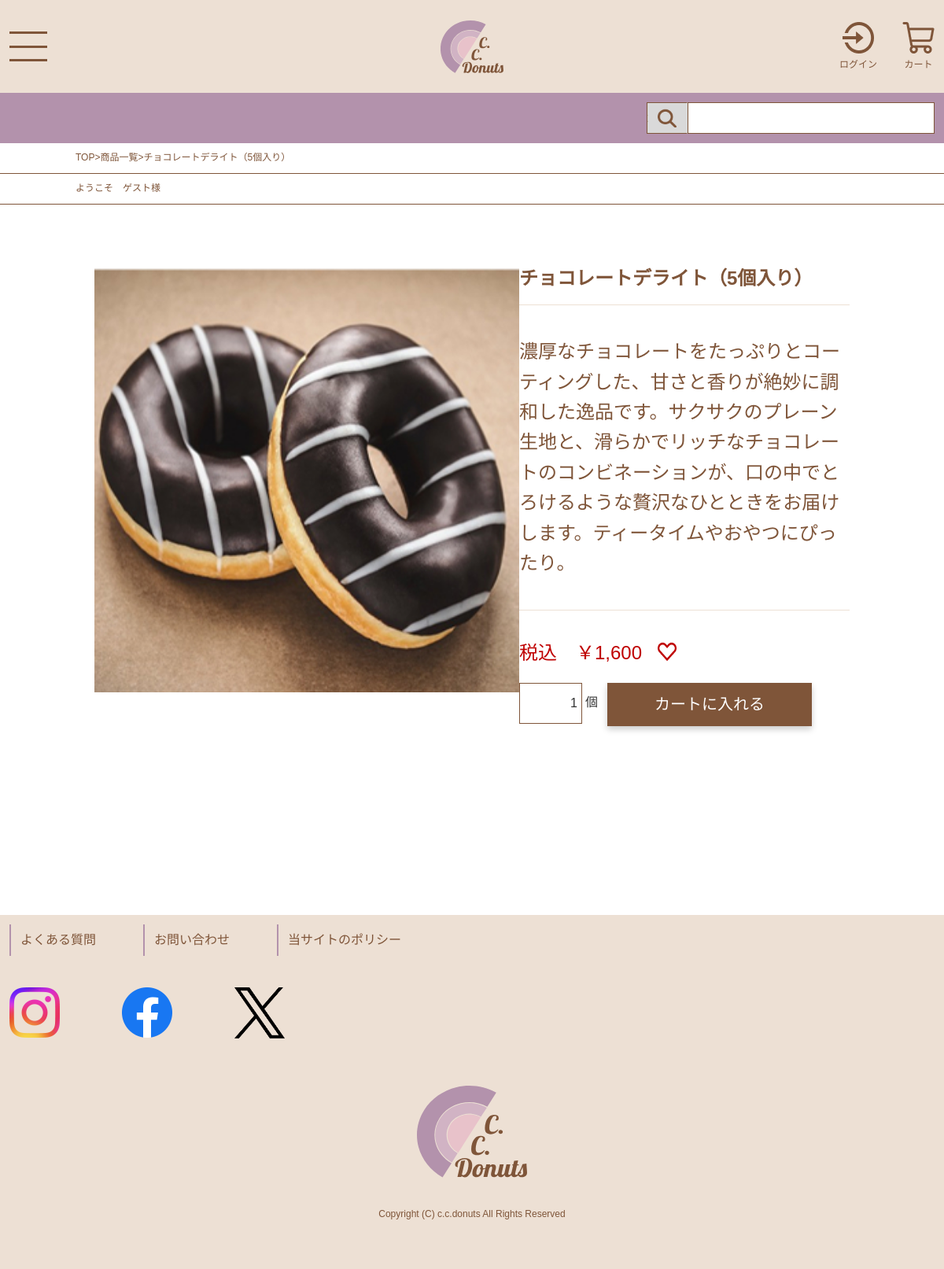
Screenshot of /detail.php?id=2 with the database file from the repository.
### tables this page shows
CREATE TABLE product(
   
   
   
   
  id int AUTO_INCREMENT PRIMARY KEY,
  name varchar(200) NOT null,
  price int NOT null,
  description varchar(1000) NOT null
);

### detail.php (the view, shortened to what this page needs)
<?php require 'includes/header.php' ?>
<?php require 'includes/database.php'; ?>
<?php
$sql=$pdo->prepare('select*from product where id=?');
$sql->execute([$_REQUEST['id']]);
$product = $sql->fetch();
echo '<div class=bnav>';
echo '<p><a href="index.php">TOP</a>&gt;<a href="product.php">商品一覧</a>&gt;',$product['name'],'</p></div>';
?>
<?php if(isset($_SESSION['customer'])): ?>
  <p class="guest_name_area">ようこそ&#12288; <?= htmlspecialchars($_SESSION['customer']['name']) ?> 様</p>
<?php else: ?>
  <p class="guest_name_area">ようこそ&#12288;ゲスト様</p>
<?php endif; ?>
<?php
echo '<main>';
echo '<form action="cart-input.php" method="post" class="detail">';
echo '<div class=product_box><p class=product_img><img alt="image" src="common/images/donuts',$product['id'],'.jpg"></p>';
echo '<div class=right_box><p class=product_name>',$product['name'],'</p>';
echo '<p class=product_descriotion>',$product['description'],'</p>';
echo '<div class=price_box><p class=product_price>税込　￥',number_format($product['price']),'</p>';
echo '<p class=favorite><img alt="お気に入り" src="common/images/favorite.png"></p></div>';
echo '<div class=cart_box><p class=number><input type="text" name="count" value="1"><span class=count>個</span></p>';
echo '<input type="submit" class="in_cart" value="カートに入れる">';
echo '</div></form></main>';
?>
<?php require 'includes/footer.php' ?>

### common/css/common.css (style rules this page uses)
* { margin: 0; padding: 0; font-family: "Noto Sans JP", sans-serif; color: #7f5539; }
.in_cart { border: none; cursor: pointer; box-shadow: 0 4px 8px rgba(0, 0, 0, 0.2); transition: all 0.3s ease; text-align: center; }

### common/css/detail.css (style rules this page uses)
main { max-width: 90vw; margin-left: auto; margin-right: auto; }
.bnav, .guest_name_area { font-size: 12px; border-bottom: 1px #7F5539 solid; padding-left: 20px; padding-top: 12px; padding-bottom: 12px; }
.guest_name_area { margin-bottom: 20px; }
.product_img img { width: 335px; height: 335px; margin-bottom: 20px; }
.product_name { font-size: 16px; font-weight: 800; margin-bottom: 20px; }
.product_descriotion { font-size: 16px; font-weight: 500; line-height: 1.6; border-top: #EDE0D4 solid 1px; border-bottom: #EDE0D4 solid 1px; padding-top: 20px; padding-bottom: 20px; margin-bottom: 20px; }
.price_box { display: flex; margin-bottom: 24px; }
.product_price { color: #BF0000; font-size: 16px; margin-right: 20px; }
.favorite img { width: 20px; }
.cart_box { display: flex; margin-bottom: 80px; }
.number input[type=text] { border: 1px #7F5539 solid; height: 36px; width: 56px; margin-right: 4px; text-align: right; padding: 5px; color: #333; }
.count { color: #333; font-size: 16px; margin-right: 12px; }
.in_cart { font-size: 12px; color: #fff; background-color: #7F5539; padding: 12px 38px; }
@media screen and (min-width:768px) { main { max-width: 80vw; } }
@media screen and (min-width:768px) { .bnav, .guest_name_area { padding-left: 8%; } }
@media screen and (min-width:768px) { .guest_name_area { margin-bottom: 80px; } }
@media screen and (min-width:768px) { .product_box { display: flex; justify-content: space-evenly; margin-bottom: 20vh; } }
@media screen and (min-width:768px) { .right_box { width: 435px; } }
@media screen and (min-width:768px) { .product_img img { width: 540px; height: 540px; } }
@media screen and (min-width:768px) { .product_name { font-size: 24px; margin-bottom: 20px; } }
@media screen and (min-width:768px) { .product_descriotion { font-size: 24px; padding-top: 40px; padding-bottom: 40px; margin-bottom: 40px; } }
@media screen and (min-width:768px) { .product_price { font-size: 24px; } }
@media screen and (min-width:768px) { .favorite img { width: 24px; height: 24px; } }
@media screen and (min-width:768px) { .cart_box input[type=text] { width: 80px; height: 52px; } }
@media screen and (min-width:768px) { .count { font-style: 24px; } }
@media screen and (min-width:768px) { .in_cart { font-size: 20px; padding: 16px 60px; } }

### rows the page displays
product: name "チョコレートデライト（5個入り）", description "濃厚なチョコレートをたっぷりとコーティングした、甘さと香りが絶妙に調和した逸品です。サクサクのプレーン生地と、滑らかでリッチなチョコレートのコンビネーションが、口の中でとろけるような贅沢なひとときをお届けします。ティータイムやおやつにぴったり。", price "1,600"
